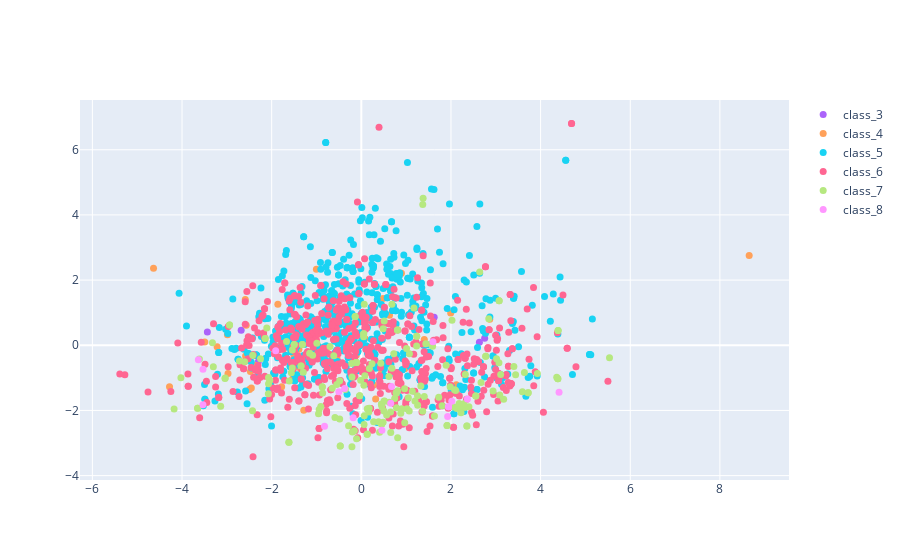

The notebook cell saved with this chart:
### Markdown cell above
### Create  2d scatter plot for top 2 principle components.

### Code cell
data3 = []
for i in [0, 1, 2, 3, 4, 5, 6, 7, 8 , 9 , 10]:
    trace3 = go.Scatter(x = comp_df[comp_df["target"] == i][0],
                        y = comp_df[comp_df["target"] == i][1],
                        mode = 'markers',
                        name = "class_{}".format(i),
                        marker = dict(size = 7))
    data3.append(trace3)

fig3 = dict(data=data3)
iplot(fig3)
plt.savefig("./plots/2d scatter")

### Figure 1 — Plotly figure (JSON) as saved in the notebook; plotly's stock layout.template omitted (floating-point values rounded to 4 significant figures; data arrays with more than 128 entries replaced by an {"elided": "..."} marker saying what was removed)
{"data": [{"marker": {"size": 7}, "mode": "markers", "name": "class_0", "type": "scatter", "x": [], "y": []}, {"marker": {"size": 7}, "mode": "markers", "name": "class_1", "type": "scatter", "x": [], "y": []}, {"marker": {"size": 7}, "mode": "markers", "name": "class_2", "type": "scatter", "x": [], "y": []}, {"marker": {"size": 7}, "mode": "markers", "name": "class_3", "type": "scatter", "x": [2.752, 2.635, -2.68, 1.626, -1.504, -3.435, -1.395, -1.604, -1.155, -2.297], "y": [0.2161, 0.09257, 0.4644, 0.8567, 0.1134, 0.4077, 0.7658, 1.333, 0.4617, -0.5036]}, {"marker": {"size": 7}, "mode": "markers", "name": "class_4", "type": "scatter", "x": [-0.7224, -2.987, 0.3509, -4.279, -0.1463, 0.8952, -4.636, 8.653, -0.1121, -1.576, -1.737, -3.217, 0.07851, -1.862, -1.002, 2.865, 1.406, 0.4494, -0.7753, 0.4842, -1.358, -1.527, 0.6283, -0.5388, -2.37, -1.284, -1.535, 1.994, -0.9813, -1.777, 0.144, 2.119, -2.496, -2.588, -1.392, 0.9694, 0.2944, -1.146, -2.376, -3.493, -1.191, 0.3199, -1.503, -1.884, -0.7324, -2.453, -1.246, -2.582, -2.568, -2.974, 0.274, -2.475, -1.181], "y": [0.5047, 0.3197, 0.7157, -1.275, 0.4181, 2.211, 2.36, 2.758, -0.2956, 0.4505, -0.1111, -0.04409, 0.2106, 1.26, 2.332, 0.7985, 0.1748, -0.8478, -0.1972, 1.437, -0.7221, -0.129, 0.9247, -0.4192, -0.3162, -1.998, -1.032, 0.9917, 0.3319, -1.275, 1.013, -1.212, -1.358, 1.406, -0.1202, -0.7229, 1.871, 0.4264, -0.611, 0.1037, 0.5251, -1.65, -0.3066, -0.06972, 0.6409, -1.314, 0.08393, -0.332, 0.6172, -0.8645, -1.221, -0.8017, -0.3719]}, {"marker": {"size": 7}, "mode": "markers", "name": "class_5", "type": "scatter", "x": {"elided": "681 float values"}, "y": {"elided": "681 float values"}}, {"marker": {"size": 7}, "mode": "markers", "name": "class_6", "type": "scatter", "x": {"elided": "638 float values"}, "y": {"elided": "638 float values"}}, {"marker": {"size": 7}, "mode": "markers", "name": "class_7", "type": "scatter", "x": {"elided": "199 float values"}, "y": {"elided": "199 float values"}}, {"marker": {"size": 7}, "mode": "markers", "name": "class_8", "type": "scatter", "x": [0.6748, 2.018, -3.636, 4.412, 2.367, 1.927, 1.946, 1.946, -3.533, -1.911, 0.4595, 1.598, -0.821, -0.1821, -3.532, 0.656, -0.3735, -0.5006], "y": [-1.262, -1.721, -0.4459, -1.445, -1.646, -2.183, -1.889, -1.889, -1.828, -0.1693, -2.61, 0.1106, -2.482, -2.227, -0.7337, -1.776, -1.33, -1.424]}, {"marker": {"size": 7}, "mode": "markers", "name": "class_9", "type": "scatter", "x": [], "y": []}, {"marker": {"size": 7}, "mode": "markers", "name": "class_10", "type": "scatter", "x": [], "y": []}], "layout": {}}
